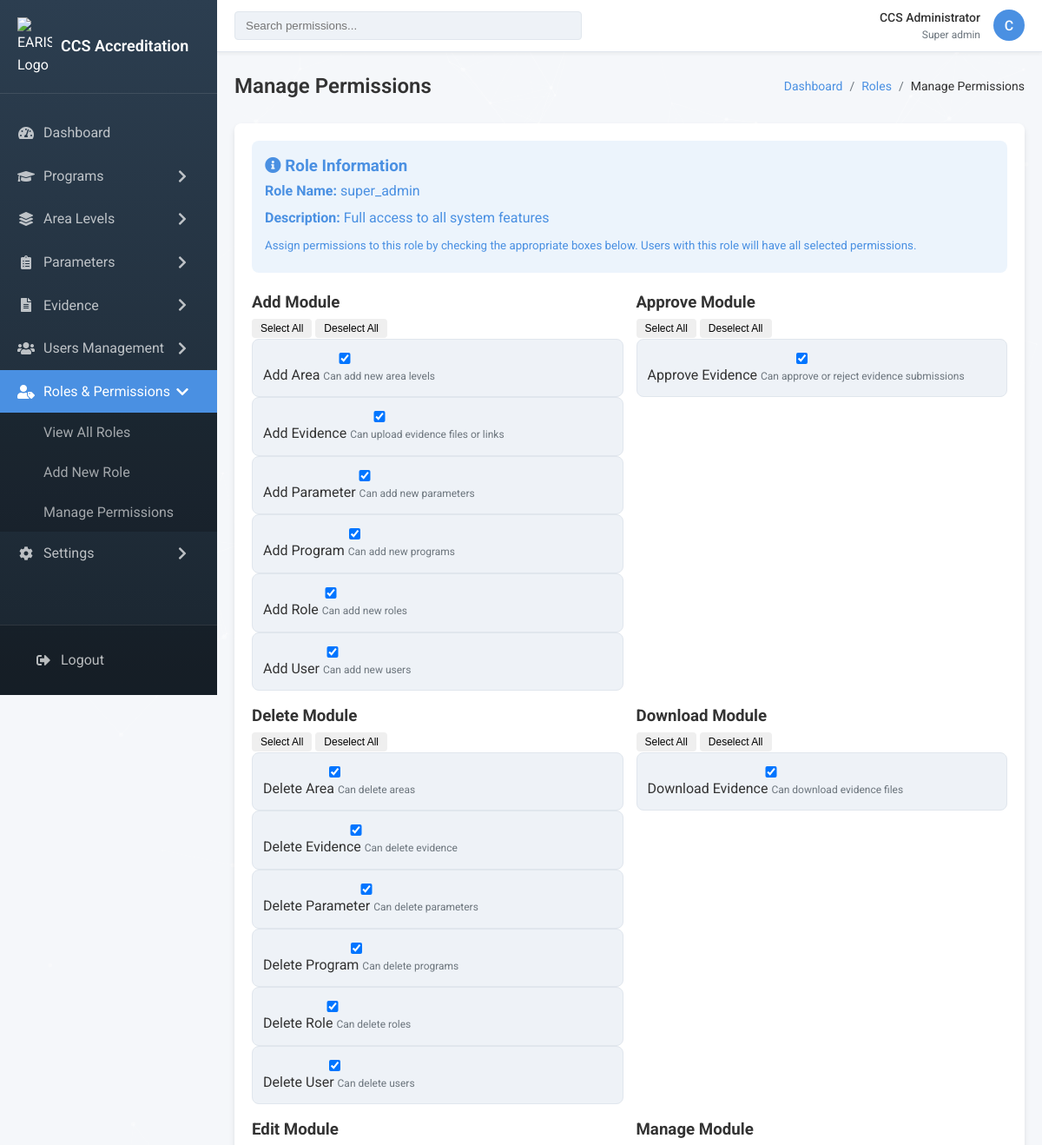
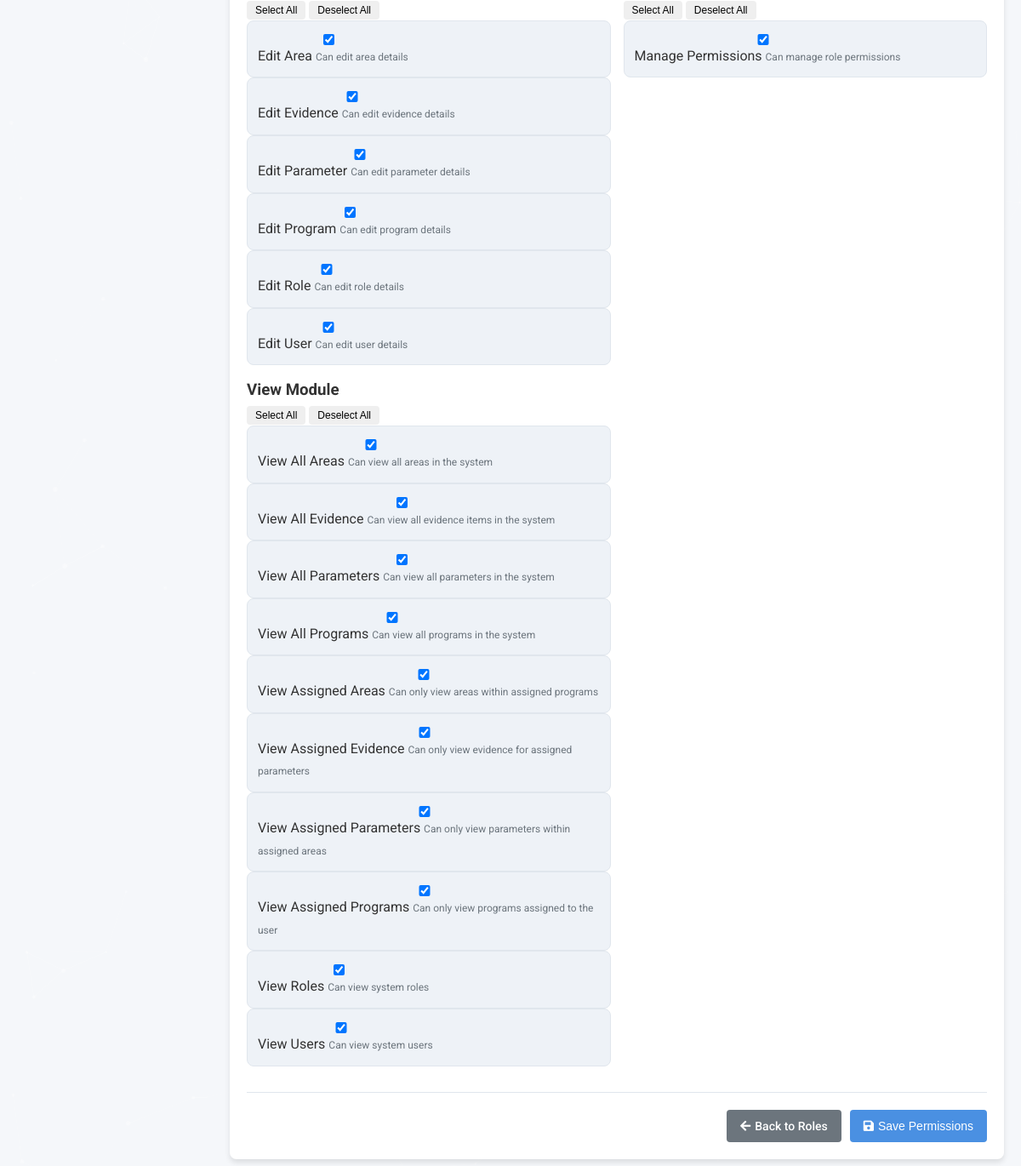
The page /admin/modules/roles/permissions.php?role_id=1 (signed in) on the database its author committed (2 pictures, top to bottom).
### tables this page shows
CREATE TABLE IF NOT EXISTS roles (
    id INT AUTO_INCREMENT PRIMARY KEY,
    name VARCHAR(50) NOT NULL UNIQUE,
    description TEXT,
    created_at TIMESTAMP DEFAULT CURRENT_TIMESTAMP,
    updated_at TIMESTAMP DEFAULT CURRENT_TIMESTAMP ON UPDATE CURRENT_TIMESTAMP
);

CREATE TABLE IF NOT EXISTS permissions (
    id INT AUTO_INCREMENT PRIMARY KEY,
    name VARCHAR(50) NOT NULL UNIQUE,
    description TEXT,
    created_at TIMESTAMP DEFAULT CURRENT_TIMESTAMP
);

### admin/includes/functions.php (called while the page is built, shortened)
<?php
function hasRole($roleName) {
    global $conn;
    try {
        $query = "SELECT role FROM admin_users WHERE id = ?";
        $stmt = $conn->prepare($query);
        $stmt->bind_param("i", $_SESSION['admin_id']);
        $stmt->execute();
        $result = $stmt->get_result();
        if ($result && $result->num_rows > 0) {
            $userData = $result->fetch_assoc();
            return $userData['role'] === $roleName;
        }
    } catch (Exception $e) {
        error_log("Error in hasRole function: " . $e->getMessage());
    }
    return false;
}
function hasPermission($permission) {
    global $conn;
    if (hasRole('super_admin')) {
        return true;
    }
    $userId = $_SESSION['admin_id'];
    $query = "SELECT p.name FROM permissions p
              JOIN role_permissions rp ON p.id = rp.permission_id
              JOIN user_roles ur ON rp.role_id = ur.role_id
              WHERE ur.user_id = ? AND p.name = ?";
    $stmt = $conn->prepare($query);
    $stmt->bind_param("is", $userId, $permission);
    $stmt->execute();
    $result = $stmt->get_result();
    return $result->num_rows > 0;
}
?>

### admin/modules/roles/permissions.php (the view, shortened to what this page needs)
<?php
require_once '../../includes/config.php';
require_once '../../includes/functions.php';
$roleId = isset($_GET['role_id']) ? intval($_GET['role_id']) : 0;
$roleQuery = "SELECT * FROM roles WHERE id = ?";
$roleStmt = $conn->prepare($roleQuery);
$roleStmt->bind_param("i", $roleId);
$roleStmt->execute();
$roleResult = $roleStmt->get_result();
$role = $roleResult->fetch_assoc();
$isSystemRole = in_array($role['name'], ['super_admin']);
$permissionsQuery = "SELECT * FROM permissions ORDER BY name";
$permissionsResult = $conn->query($permissionsQuery);
$currentPermissionsQuery = "SELECT permission_id FROM role_permissions WHERE role_id = ?";
$currentPermissionsStmt = $conn->prepare($currentPermissionsQuery);
$currentPermissionsStmt->bind_param("i", $roleId);
$currentPermissionsStmt->execute();
$currentPermissionsResult = $currentPermissionsStmt->get_result();
$currentPermissions = [];
while ($row = $currentPermissionsResult->fetch_assoc()) {
    $currentPermissions[] = $row['permission_id'];
}
?>
<!DOCTYPE html>
<html lang="en">
<head>
    <link rel="stylesheet" href="https://cdnjs.cloudflare.com/ajax/libs/font-awesome/5.15.4/css/all.min.css">
</head>
<body>
    <div id="particles-js"></div>
    <div class="admin-container">
        <div class="sidebar">
            <div class="sidebar-header">
                <img src="../../assets/images/logo.png" alt="EARIST Logo">
                <h1>CCS Accreditation</h1>
            </div>
            <div class="sidebar-menu">
                <ul>
                    <li class="menu-item">
                        <a href="../../dashboard.php" class="menu-link">
                            <i class="fas fa-tachometer-alt"></i>
                            <span>Dashboard</span>
                        </a>
                    </li>
                    <li class="menu-item">
                        <a href="#" class="menu-link">
                            <i class="fas fa-graduation-cap"></i>
                            <span>Programs</span>
                            <i class="fas fa-chevron-right submenu-arrow"></i>
                        </a>
                            <?php if (hasPermission('add_program')): ?>
                            <li><a href="../programs/add.php" class="submenu-link">Add New Program</a></li>
                            <?php endif; ?>
                    </li>
                    <li class="menu-item">
                        <a href="#" class="menu-link">
                            <i class="fas fa-layer-group"></i>
                            <span>Area Levels</span>
                            <i class="fas fa-chevron-right submenu-arrow"></i>
                        </a>
                    </li>
                    <li class="menu-item">
                        <a href="#" class="menu-link">
                            <i class="fas fa-clipboard-list"></i>
                            <span>Parameters</span>
                            <i class="fas fa-chevron-right submenu-arrow"></i>
                        </a>
                    </li>
                    <li class="menu-item">
                        <a href="#" class="menu-link">
                            <i class="fas fa-file-alt"></i>
                            <span>Evidence</span>
                            <i class="fas fa-chevron-right submenu-arrow"></i>
                        </a>
                    </li>
                    <?php if (hasPermission('view_users')): ?>
                    <li class="menu-item">
                        <a href="#" class="menu-link">
                            <i class="fas fa-users"></i>
                            <span>Users Management</span>
                            <i class="fas fa-chevron-right submenu-arrow"></i>
                        </a>
                    </li>
                    <?php endif; ?>
                    <?php if (hasPermission('view_roles')): ?>
                    <li class="menu-item active">
                        <a href="#" class="menu-link active">
                            <i class="fas fa-user-tag"></i>
                            <span>Roles & Permissions</span>
                            <i class="fas fa-chevron-right submenu-arrow"></i>
                        </a>
                        <ul class="submenu">
                            <li><a href="list.php" class="submenu-link">View All Roles</a></li>
                            <?php if (hasPermission('add_role')): ?>
                            <li><a href="add.php" class="submenu-link">Add New Role</a></li>
                            <?php endif; ?>
                            <li><a href="permissions.php" class="submenu-link">Manage Permissions</a></li>
                        </ul>
                    </li>
                    <?php endif; ?>
                    <?php if (hasPermission('view_settings')): ?>
                    <li class="menu-item">
                        <a href="#" class="menu-link">
                            <i class="fas fa-cog"></i>
                            <span>Settings</span>
                            <i class="fas fa-chevron-right submenu-arrow"></i>
                        </a>
                    </li>
                    <?php endif; ?>
                </ul>
            </div>
            <div class="sidebar-footer">
                <a href="../../logout.php" class="menu-link">
                    <i class="fas fa-sign-out-alt"></i>
                    <span>Logout</span>
                </a>
            </div>
        </div>
        <div class="main-content">
            <div class="header">
                <div class="search-bar">
                    <input type="text" class="search-input" placeholder="Search permissions...">
                </div>
                <div class="user-menu">
                    <div class="user-info">
                        <div class="user-name">
                            <?php echo $_SESSION['admin_name']; ?>
                        </div>
                        <div class="user-role">
                            <?php
                            try {
                                $roleQuery = "SELECT role FROM admin_users WHERE id = ?";
                                $roleStmt = $conn->prepare($roleQuery);
                                $adminId = $_SESSION['admin_id'];
                                $roleStmt->bind_param("i", $adminId);
                                $roleStmt->execute();
                                $roleResult = $roleStmt->get_result();
                                if ($roleResult && $roleResult->num_rows > 0) {
                                    $roleData = $roleResult->fetch_assoc();
                                    $roleValue = $roleData['role'];
                                    if (is_string($roleValue)) {
                                        echo ucfirst(str_replace('_', ' ', $roleValue));
                                    } else {
                                        echo "User";
                                    }
                                } else {
                                    echo "User";
                                }
                            } catch (Exception $e) {
                                error_log("Error getting role: " . $e->getMessage());
                                echo "System User";
                            }
                            ?>
                        </div>
                    </div>
                    <div class="avatar" id="user-dropdown-toggle">
                        <?php echo strtoupper(substr($_SESSION['admin_name'], 0, 1)); ?>
                    </div>
                </div>
            </div>
            <div class="content">
                <div class="page-header">
                    <h1>Manage Permissions</h1>
                    <nav class="breadcrumb-container">
                        <ol class="breadcrumb">
                            <li class="breadcrumb-item"><a href="../../dashboard.php">Dashboard</a></li>
                            <li class="breadcrumb-item"><a href="list.php">Roles</a></li>
                            <li class="breadcrumb-item active">Manage Permissions</li>
                        </ol>
                    </nav>
                </div>
                <div class="form-container">
                    <div class="form-info alert-info">
                        <h3><i class="fas fa-info-circle"></i> Role Information</h3>
                        <p><strong>Role Name:</strong> <?php
                            $roleName = is_string($role['name']) ? $role['name'] : 'Unknown Role';
                            echo htmlspecialchars($roleName);
                        ?></p>
                        <p><strong>Description:</strong> <?php
                            $roleDesc = is_string($role['description']) ? $role['description'] : '';
                            echo htmlspecialchars($roleDesc);
                        ?></p>
                        <p><small>Assign permissions to this role by checking the appropriate boxes below. Users with this role will have all selected permissions.</small></p>
                    </div>
                    <form method="post" id="permissions-form">
                        <?php if ($permissionsResult && $permissionsResult->num_rows > 0): ?>
                            <?php
                            $permissionGroups = [];
                            while ($permission = $permissionsResult->fetch_assoc()) {
                                $permissionName = $permission['name'];
                                $parts = explode('_', (string)$permissionName);
                                $module = !empty($parts[0]) ? ucfirst($parts[0]) : 'Other';
                                if (!isset($permissionGroups[$module])) {
                                    $permissionGroups[$module] = [];
                                }
                                $permissionGroups[$module][] = [
                                    'id' => (int)$permission['id'],
                                    'name' => (string)$permissionName,
                                    'description' => isset($permission['description']) ? (string)$permission['description'] : ''
                                ];
                            }
                            ?>
                            <div class="permissions-grid">
                                <?php foreach ($permissionGroups as $module => $modulePermissions): ?>
                                    <div class="permission-group">
                                        <div class="permission-group-header">
                                            <h3><?php echo htmlspecialchars((string)$module); ?> Module</h3>
                                            <div class="group-actions">
                                                <button type="button" class="btn btn-sm btn-outline-primary select-all-btn" data-module="<?php echo htmlspecialchars((string)$module); ?>">
                                                    Select All
                                                </button>
                                                <button type="button" class="btn btn-sm btn-outline-secondary deselect-all-btn" data-module="<?php echo htmlspecialchars((string)$module); ?>">
                                                    Deselect All
                                                </button>
                                            </div>
                                        </div>
                                        <div class="permission-items">
                                            <?php foreach ($modulePermissions as $permission): ?>
                                                <div class="permission-item">
                                                    <label class="permission-label">
                                                        <input type="checkbox"
                                                               name="permissions[]"
                                                               value="<?php echo (int)$permission['id']; ?>"
                                                               <?php echo in_array((int)$permission['id'], $currentPermissions) ? 'checked' : ''; ?>
                                                               <?php echo ($isSystemRole && !hasRole('super_admin')) ? 'disabled' : ''; ?>>
                                                        <div class="permission-details">
                                                            <span class="permission-name">
                                                                <?php echo htmlspecialchars(ucwords(str_replace('_', ' ', (string)$permission['name']))); ?>
                                                            </span>
                                                            <?php if (!empty($permission['description'])): ?>
                                                                <span class="permission-description">
                                                                    <?php echo htmlspecialchars((string)$permission['description']); ?>
                                                                </span>
                                                            <?php endif; ?>
                                                        </div>
                                                    </label>
                                                </div>
                                            <?php endforeach; ?>
                                        </div>
                                    </div>
                                <?php endforeach; ?>
                            </div>
                            <div class="form-actions">
                                <a href="list.php" class="btn btn-secondary">
                                    <i class="fas fa-arrow-left"></i> Back to Roles
                                </a>
                                <?php if (!$isSystemRole || hasRole('super_admin')): ?>
                                    <button type="submit" class="btn btn-primary">
                                        <i class="fas fa-save"></i> Save Permissions
                                    </button>
                                <?php endif; ?>
                            </div>
                        <?php endif; ?>
                    </form>
                </div>
            </div>
        </div>
    </div>
</body>
</html>

### rows shown on the page
roles: name "super_admin", description "Full access to all system features"
permissions: id.role "☑", name "Add Area", description "Can add new area levels"
permissions: id.role "☑", name "Add Evidence", description "Can upload evidence files or links"
permissions: id.role "☑", name "Add Parameter", description "Can add new parameters"
permissions: id.role "☑", name "Add Program", description "Can add new programs"
permissions: id.role "☑", name "Add Role", description "Can add new roles"
permissions: id.role "☑", name "Add User", description "Can add new users"
permissions: id.role "☑", name "Approve Evidence", description "Can approve or reject evidence submissions"
permissions: id.role "☑", name "Delete Area", description "Can delete areas"
permissions: id.role "☑", name "Delete Evidence", description "Can delete evidence"
permissions: id.role "☑", name "Delete Parameter", description "Can delete parameters"
permissions: id.role "☑", name "Delete Program", description "Can delete programs"
permissions: id.role "☑", name "Delete Role", description "Can delete roles"
permissions: id.role "☑", name "Delete User", description "Can delete users"
permissions: id.role "☑", name "Download Evidence", description "Can download evidence files"
permissions: id.role "☑", name "Edit Area", description "Can edit area details"
permissions: id.role "☑", name "Edit Evidence", description "Can edit evidence details"
permissions: id.role "☑", name "Edit Parameter", description "Can edit parameter details"
permissions: id.role "☑", name "Edit Program", description "Can edit program details"
permissions: id.role "☑", name "Edit Role", description "Can edit role details"
permissions: id.role "☑", name "Edit User", description "Can edit user details"
permissions: id.role "☑", name "Manage Permissions", description "Can manage role permissions"
permissions: name "View", id.role "☑", name "View Users", description "Can view system users"
permissions: id.role "☑", name "View All Areas", description "Can view all areas in the system"
permissions: id.role "☑", name "View All Evidence", description "Can view all evidence items in the system"
permissions: id.role "☑", name "View All Parameters", description "Can view all parameters in the system"
permissions: id.role "☑", name "View All Programs", description "Can view all programs in the system"
permissions: id.role "☑", name "View Assigned Areas", description "Can only view areas within assigned programs"
permissions: id.role "☑", name "View Assigned Evidence", description "Can only view evidence for assigned parameters"
permissions: id.role "☑", name "View Assigned Parameters", description "Can only view parameters within assigned areas"
permissions: id.role "☑", name "View Assigned Programs", description "Can only view programs assigned to the user"
permissions: id.role "☑", name "View Roles", description "Can view system roles"

### other values the page prints
$_SESSION['admin_name'] "CCS Administrator"
str_replace('_', ' ', $roleValue) "Super admin"
substr($_SESSION['admin_name'], 0, 1) "C"
$module "Add"
$module "Approve"
$module "Delete"
$module "Download"
$module "Edit"
$module "Manage"
